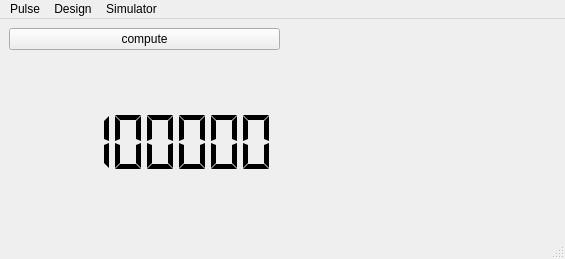
<?xml version="1.0" encoding="UTF-8"?>
<ui version="4.0">
 <class>MainWindow</class>
 <widget class="QMainWindow" name="MainWindow">
  <property name="geometry">
   <rect>
    <x>0</x>
    <y>0</y>
    <width>565</width>
    <height>259</height>
   </rect>
  </property>
  <property name="windowTitle">
   <string>MainWindow</string>
  </property>
  <widget class="QWidget" name="centralwidget">
   <layout class="QGridLayout" name="gridLayout">
    <item row="0" column="0">
     <widget class="QPushButton" name="pushButton">
      <property name="text">
       <string>compute</string>
      </property>
     </widget>
    </item>
    <item row="0" column="1" rowspan="2">
     <widget class="{{ class_name }}" name="{{ name }}">
      <property name="pulse" stdset="0">
       <string notr="true" comment="(shot, run, usename, database, backend)" extracomment="Tuple of IDS parameters">(130012, 2, 'public', 'ITER', 12)</string>
      </property>
     </widget>
    </item>
    <item row="1" column="0">
     <widget class="QLCDNumber" name="lcdNumber">
      <property name="font">
       <font>
        <pointsize>16</pointsize>
       </font>
      </property>
      <property name="frameShape">
       <enum>QFrame::Box</enum>
      </property>
      <property name="frameShadow">
       <enum>QFrame::Raised</enum>
      </property>
      <property name="lineWidth">
       <number>0</number>
      </property>
      <property name="digitCount">
       <number>8</number>
      </property>
      <property name="segmentStyle">
       <enum>QLCDNumber::Flat</enum>
      </property>
      <property name="value" stdset="0">
       <double>20220124.000000000000000</double>
      </property>
     </widget>
    </item>
   </layout>
  </widget>
  <widget class="QMenuBar" name="menubar">
   <property name="geometry">
    <rect>
     <x>0</x>
     <y>0</y>
     <width>565</width>
     <height>19</height>
    </rect>
   </property>
   <widget class="QMenu" name="menuPulse">
    <property name="title">
     <string>Pulse</string>
    </property>
    <addaction name="actionLoad"/>
    <addaction name="actionSave"/>
    <addaction name="actionExit"/>
   </widget>
   <widget class="QMenu" name="menuDesign">
    <property name="title">
     <string>Design</string>
    </property>
   </widget>
   <widget class="QMenu" name="menuSimulator">
    <property name="title">
     <string>Simulator</string>
    </property>
   </widget>
   <addaction name="menuPulse"/>
   <addaction name="menuDesign"/>
   <addaction name="menuSimulator"/>
  </widget>
  <widget class="QStatusBar" name="statusbar"/>
  <action name="actionLoad">
   <property name="text">
    <string>Load</string>
   </property>
  </action>
  <action name="actionSave">
   <property name="text">
    <string>Save</string>
   </property>
  </action>
  <action name="actionExit">
   <property name="text">
    <string>Exit</string>
   </property>
   <property name="shortcut">
    <string>Esc</string>
   </property>
  </action>
 </widget>
 <customwidgets>
  <customwidget>
   <class>{{ class_name }}</class>
   <extends>QWidget</extends>
   <header>{{ name }}</header>
  </customwidget>
 </customwidgets>
 <resources/>
 <connections>
  <connection>
   <sender>pushButton</sender>
   <signal>clicked()</signal>
   <receiver>{{ name }}</receiver>
   <slot>compute()</slot>
   <hints>
    <hint type="sourcelabel">
     <x>57</x>
     <y>45</y>
    </hint>
    <hint type="destinationlabel">
     <x>155</x>
     <y>88</y>
    </hint>
   </hints>
  </connection>
  <connection>
   <sender>{{ name }}</sender>
   <signal>finished()</signal>
   <receiver>lcdNumber</receiver>
   <slot>setHexMode()</slot>
   <hints>
    <hint type="sourcelabel">
     <x>187</x>
     <y>173</y>
    </hint>
    <hint type="destinationlabel">
     <x>63</x>
     <y>144</y>
    </hint>
   </hints>
  </connection>
  <connection>
   <sender>actionExit</sender>
   <signal>triggered()</signal>
   <receiver>MainWindow</receiver>
   <slot>close()</slot>
   <hints>
    <hint type="sourcelabel">
     <x>-1</x>
     <y>-1</y>
    </hint>
    <hint type="destinationlabel">
     <x>282</x>
     <y>129</y>
    </hint>
   </hints>
  </connection>
 </connections>
</ui>
